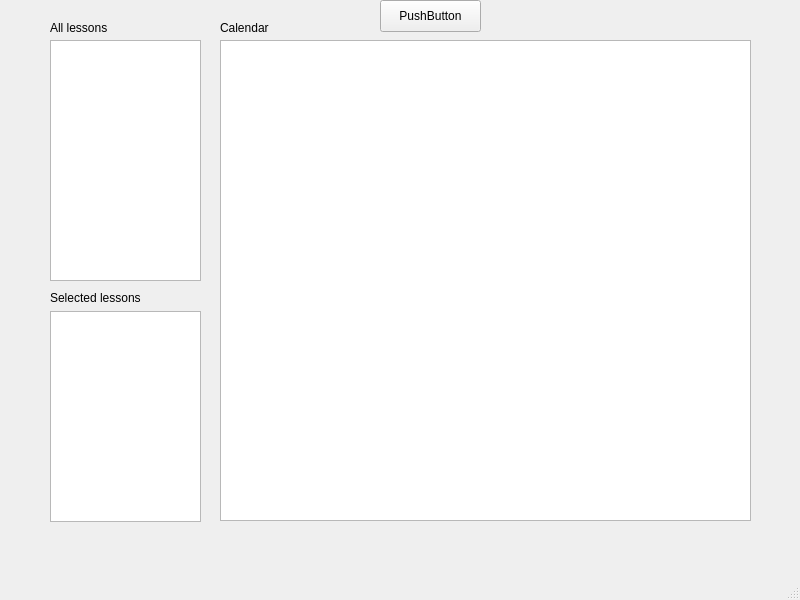
<?xml version="1.0" encoding="UTF-8"?>
<ui version="4.0">
 <class>MainWindow</class>
 <widget class="QMainWindow" name="MainWindow">
  <property name="geometry">
   <rect>
    <x>0</x>
    <y>0</y>
    <width>800</width>
    <height>600</height>
   </rect>
  </property>
  <property name="windowTitle">
   <string>MainWindow</string>
  </property>
  <widget class="QWidget" name="centralwidget">
   <widget class="QListView" name="selectedLessons">
    <property name="geometry">
     <rect>
      <x>50</x>
      <y>311</y>
      <width>151</width>
      <height>211</height>
     </rect>
    </property>
   </widget>
   <widget class="QTableView" name="calendar">
    <property name="geometry">
     <rect>
      <x>220</x>
      <y>40</y>
      <width>531</width>
      <height>481</height>
     </rect>
    </property>
   </widget>
   <widget class="QLabel" name="allLessonsLabel">
    <property name="geometry">
     <rect>
      <x>50</x>
      <y>20</y>
      <width>151</width>
      <height>16</height>
     </rect>
    </property>
    <property name="text">
     <string>All lessons</string>
    </property>
   </widget>
   <widget class="QLabel" name="selectedLessonsLabel">
    <property name="geometry">
     <rect>
      <x>50</x>
      <y>290</y>
      <width>151</width>
      <height>16</height>
     </rect>
    </property>
    <property name="text">
     <string>Selected lessons</string>
    </property>
   </widget>
   <widget class="QLabel" name="calendarLabel">
    <property name="geometry">
     <rect>
      <x>220</x>
      <y>20</y>
      <width>151</width>
      <height>16</height>
     </rect>
    </property>
    <property name="text">
     <string>Calendar</string>
    </property>
   </widget>
   <widget class="QListWidget" name="allLessons">
    <property name="geometry">
     <rect>
      <x>50</x>
      <y>40</y>
      <width>151</width>
      <height>241</height>
     </rect>
    </property>
   </widget>
   <widget class="QPushButton" name="openDialogButton">
    <property name="geometry">
     <rect>
      <x>380</x>
      <y>0</y>
      <width>101</width>
      <height>32</height>
     </rect>
    </property>
    <property name="text">
     <string>PushButton</string>
    </property>
   </widget>
  </widget>
  <widget class="QMenuBar" name="menubar">
   <property name="geometry">
    <rect>
     <x>0</x>
     <y>0</y>
     <width>800</width>
     <height>24</height>
    </rect>
   </property>
  </widget>
  <widget class="QStatusBar" name="statusbar"/>
 </widget>
 <resources/>
 <connections/>
</ui>
